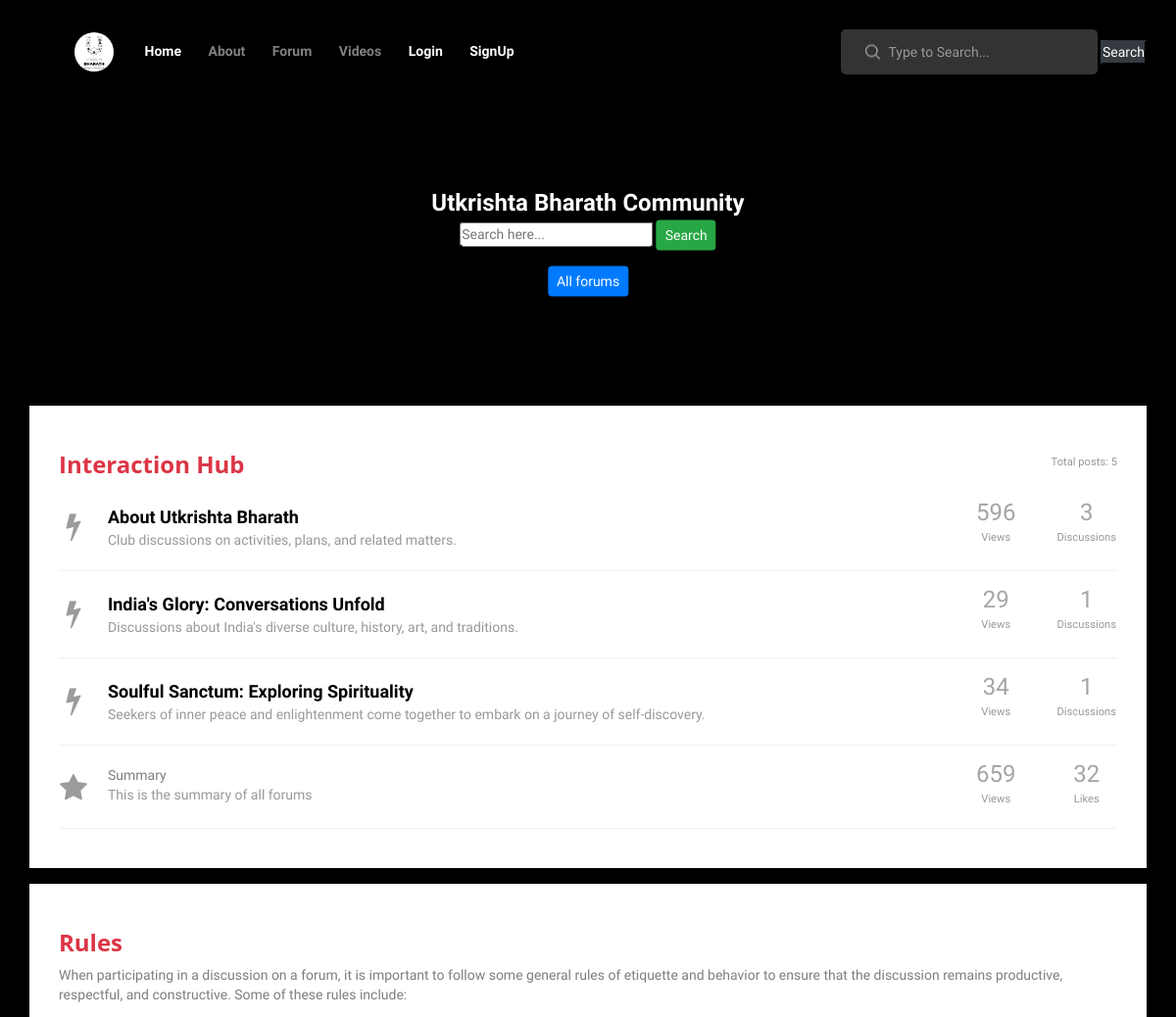
Before: /forum/ (upper part) with the older database file.
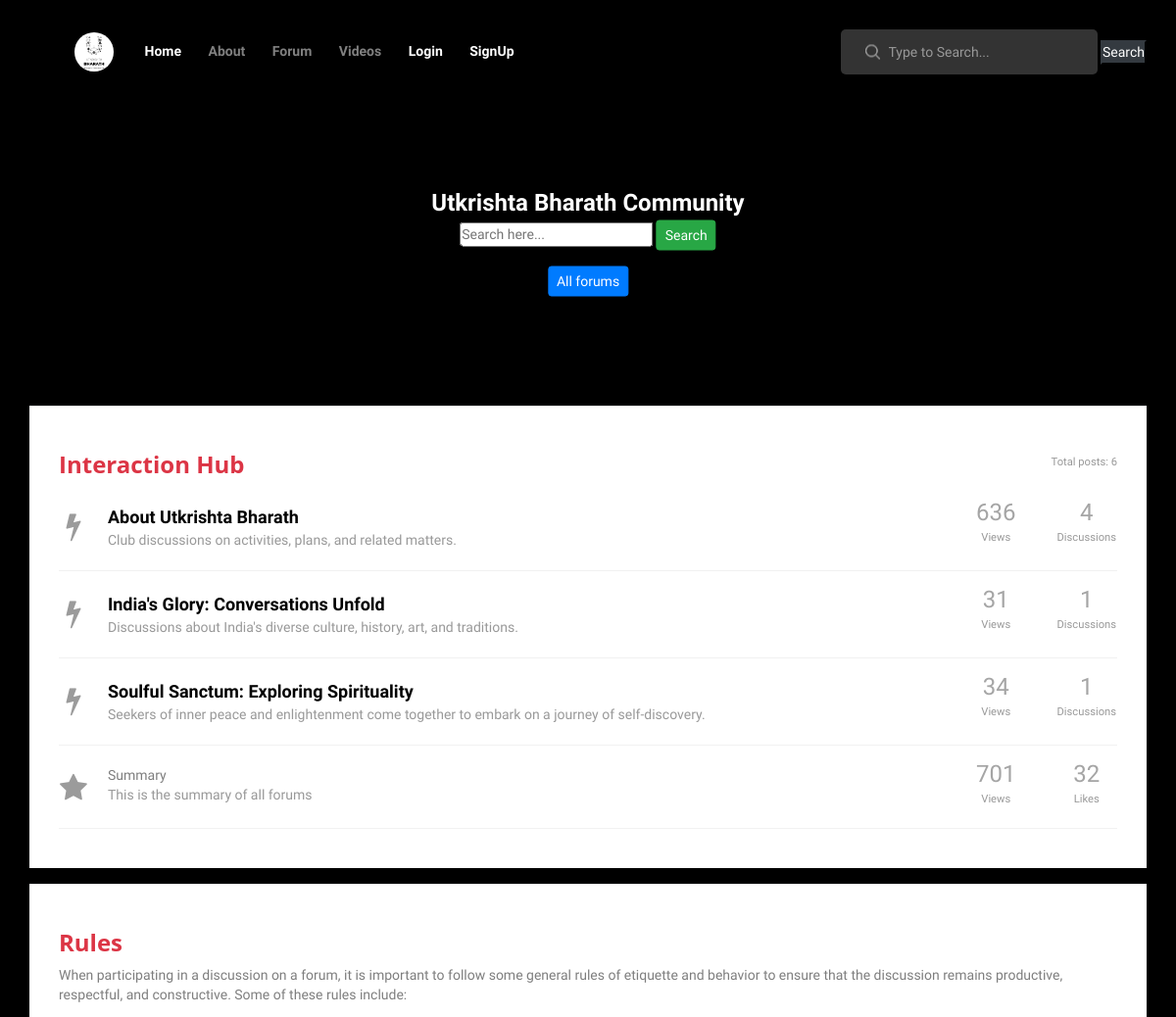
After: the same page with the newer database file.
### forum/models.py (models this page shows, shortened)
class Topic(models.Model):
    title = models.CharField(max_length=50)
    description = models.CharField(max_length=100)
    def __str__(self):
        return self.title
    def total_posts(self):
        return self.posts.count()
    def total_views(self):
        a = sum(post.views for post in self.posts.all())
        value = str(a)
        if value.isdigit():
            value_int = int(value)
            if value_int > 1000000:
                value = "%.1f%s" % (value_int/1000000.00, 'M')
            else:
                if value_int > 1000:
                    value = "%.1f%s" % (value_int/1000.0, 'k')
        return value

class Post(models.Model):
    author = models.ForeignKey(User, on_delete=models.CASCADE, null=True)
    topic = models.ForeignKey(Topic, on_delete=models.CASCADE, null=True,related_name='posts')
    timestamp = models.DateTimeField(default=timezone.now)
    title = models.CharField(max_length=200, default='untitled')
    likes = models.ManyToManyField(User, related_name='forum_post')
    body = models.TextField()
    views = models.PositiveIntegerField(default=0)
    likes_count = models.PositiveIntegerField(default=0)

### forum/views.py (the view)
# urls.py: path('forum/', TopicListView.as_view(), name='forum-index'),
class TopicListView(ListView):
    model = Topic
    template_name = 'forum/index.html'
    context_object_name = 'topics'
    def get_queryset(self):
        queryset = super().get_queryset()
        print('index',queryset)
        search_input = self.request.GET.get('search-area') or ''
        if search_input:
            queryset = queryset.filter(title__icontains=search_input)
        return queryset
    def get_context_data(self, **kwargs):
        context = super().get_context_data(**kwargs)
        context['search_input'] = self.request.GET.get('search-area') or ''
        total_views = Post.objects.aggregate(Sum('views'))['views__sum']
        Post.objects.annotate(total_views=Sum('views'))
        value = str(total_views)
        if value.isdigit():
            value_int = int(value)
            if value_int > 1000000:
                value = "%.1f%s" % (value_int/1000000.00, 'M')
            else:
                if value_int > 1000:
                    value = "%.1f%s" % (value_int/1000.0, 'k')
        context['total_views'] = value
        total_posts = Post.objects.count()
        context['total_posts'] = total_posts
        total_likes = Post.objects.aggregate(Sum('likes'))['likes__sum']
        context['total_likes'] = total_likes
        return context

### forum/templates/forum/index.html (shortened to what this page needs)
{% extends "base/base.html" %}{%block title%} Forum | Utkrishta Bharath | Come and Discuss to make Bharath Utkrishta {%endblock%}
{% block content %}
<div class="home ard">
    <div class="home_content">
        <div class="post_title">Utkrishta Bharath Community</div>
        <form action="" method="GET">
            <input class="" type="text" id="" name="search-area" placeholder="Search here...">
            <button type="submit" class="btn btn-success btn-sm">Search</button>
        </form>
        <div class="px-4 pt-3">
            <a class="btn btn-primary btn-sm" href="{% url 'forum:forum-index' %}">All forums</a>
        </div>
    </div>
</div>
<link href="https://maxcdn.bootstrapcdn.com/font-awesome/4.3.0/css/font-awesome.min.css" rel="stylesheet">
<div class="container">
    <div class="row">
        <div class="col-lg-12">
            <div class="wrapper wrapper-content animated fadeInRight">
                <div class="ibox-content forum-container">
                    <div class="forum-title">
                        <div class="pull-right forum-desc">
                            <small>Total posts: {{ total_posts }}</small>
                        </div>
                        <h3 class="text-danger"><b>Interaction Hub</b></h3>
                    </div>
                    {% for topic in topics %}
                    <div class="forum-item">
                        <div class="row">
                            <div class="col-md-10">
                                <div class="forum-icon">
                                    <i class="fa fa-bolt"></i>
                                </div>
                                <a href="{% url 'forum:topic-detail' topic.id %}" class="forum-item-title"
                                    style="hover:rgba(0,0,0,0.5);">{{ topic.title }}</a>
                                <div class="forum-sub-title">{{ topic.description }}</div>
                            </div>
                            <div class="col-md-1 forum-info">
                                <span class="views-number">
                                    {{ topic.total_views }}
                                </span>
                                <div>
                                    <small>Views</small>
                                </div>
                            </div>
                            <div class="col-md-1 forum-info">
                                <span class="views-number">
                                    {{ topic.total_posts }}
                                </span>
                                <div>
                                    <small>Discussions</small>
                                </div>
                            </div>
                        </div>
                    </div>
                    {% endfor %}
                    <div class="forum-item">
                        <div class="row">
                            <div class="col-md-10">
                                <div class="forum-icon">
                                    <i class="fa fa-star"></i>
                                </div>
                                <p class="forum-item-title">Summary</p>
                                <div class="forum-sub-title">This is the summary of all forums</div>
                            </div>
                            <div class="col-md-1 forum-info">
                                <span class="views-number">
                                    {{ total_views }}
                                </span>
                                <div>
                                    <small>Views</small>
                                </div>
                            </div>
                            <div class="col-md-1 forum-info">
                                <span class="views-number">
                                    {{ total_likes }}
                                </span>
                                <div>
                                    <small>Likes</small>
                                </div>
                            </div>
                        </div>
                    </div>
                </div>
            </div>
        </div>
    </div>
</div>
<div class="container mt-3">
    <div class="row">
        <div class="col-lg-12">
            <div class="wrapper wrapper-content animated fadeInRight">
                <div class="ibox-content forum-container">
                    <div class="forum-title">
                        <h3 class="text-danger"><b>Rules</b></h3>
                        <p>When participating in a discussion on a forum, it is important to follow some general rules
                            of etiquette and behavior to ensure that the discussion remains productive, respectful, and
                            constructive. Some of these rules include:</p>
                    </div>
                </div>
            </div>
        </div>
    </div>
</div>
{% endblock content %}

### templates/base/base.html (shortened to what this page needs)
<!DOCTYPE html>{% load static %}
<html lang="en">
<head>
    <link rel="stylesheet" type="text/css" href="{% static 'styles/bootstrap4/bootstrap.min.css' %}">
    <link rel="stylesheet" type="text/css" href="{% static 'styles/post.css'%}">
    <link rel="stylesheet" type="text/css" href="{% static 'styles/post_responsive.css'%}">
    <link href="{% static 'plugins/font-awesome-4.7.0/css/font-awesome.min.css' %}" rel="stylesheet" type="text/css">
    <link rel="stylesheet" type="text/css" href="{% static 'plugins/OwlCarousel2-2.2.1/owl.carousel.css'%}">
    <link rel="stylesheet" type="text/css" href="{% static 'plugins/OwlCarousel2-2.2.1/owl.theme.default.css'%}">
    <link rel="stylesheet" type="text/css" href="{% static 'plugins/OwlCarousel2-2.2.1/animate.css'%}">
    <link rel="stylesheet" type="text/css" href="{% static 'styles/main_styles.css' %}">
    <link rel="stylesheet" type="text/css" href="{% static 'styles/responsive.css' %}">
</head>
<body onscroll="showScrollUp()" onload="setupScrollProgress()" style="background: black;">
    <div class="super_container">
        {% include 'base/header.html' %} {%block content%} {%endblock%} {% include 'base/footer.html' %}
    </div>
</body>
</html>

### templates/base/header.html (shortened to what this page needs)
<header class="header">
    <link rel="stylesheet" href="../../static/styles/header.css">
    {% load static %}
    <div class="container">
        <div class="row">
            <div class="col">
                <div class="header_content d-flex flex-row align-items-center justify-content-start">
                    <nav class="main_nav">
                        <ul>
                            <li>
                                <a class="mr-1" href="/"><img style="width: 2.5rem; height:2.5rem; border-radius: 50%;" src="{% static 'images/ub.jpg' %}" alt=""></a>
                            </li>
                                <li class="active"><a href="/">Home</a></li>
                                <li><a href="/about">About</a></li>
                            <li>
                                {% if user.is_authenticated %}
                                <a href="/forum">Forum</a>
                                {%else%}
                                <a href="/indirect-forum">Forum</a>
                                {% endif %}
                            </li>
                            {% if request.user.is_authenticated %}
                            <li><a href="/all_posts">Articles</a></li>
                            {% else %}
                            <li class=""><a href="/our_youtube_videos">Videos</a></li>
                            <li class="active"><a href="/login">Login</a></li>
                            <li class="active"><a href="/signup">SignUp</a></li>{% endif %}
                        </ul>
                    </nav>
                    <div class="search_container ml-auto">
                        <form method="get" action="/search">
                            <input type="search" class="header_search_input" required="required"
                                placeholder="Type to Search..." name="q" id="q">
                            <img class="header_search_icon" src="{% static 'images/search.png'%}" alt="">
                            <button type="submit" value="search" class="btn-dark headShake">Search</button>
                        </form>
                    </div>
                </div>
            </div>
        </div>
    </div>
</header>

### static/styles/post.css (style rules this page uses)
* { margin: 0; padding: 0; -webkit-font-smoothing: antialiased; -webkit-text-shadow: rgba(0,0,0,.01) 0 0 1px; text-shadow: rgba(0,0,0,.01) 0 0 1px; }
body { font-family: 'Work Sans', sans-serif; font-size: 14px; font-weight: 400; background: #f7f7f7; color: #a5a5a5; }
div { display: block; position: relative; -webkit-box-sizing: border-box; -moz-box-sizing: border-box; box-sizing: border-box; }
ul { list-style: none; margin-bottom: 0px; }
p { font-family: 'Work Sans', sans-serif; font-size: 14px; line-height: 1.45; font-weight: 500; color: rgba(0,0,0,0.5); -webkit-font-smoothing: antialiased; -webkit-text-shadow: rgba(0,0,0,.01) 0 0 1px; text-shadow: rgba(0,0,0,.01) 0 0 1px; }
p:last-of-type { margin-bottom: 0; }
a, a:hover, a:visited, a:active, a:link { text-decoration: none; -webkit-font-smoothing: antialiased; -webkit-text-shadow: rgba(0,0,0,.01) 0 0 1px; text-shadow: rgba(0,0,0,.01) 0 0 1px; }
h3 { font-size: 24px; }
h1, h2, h3, h4, h5, h6 { font-family: 'Open Sans', sans-serif; -webkit-font-smoothing: antialiased; -webkit-text-shadow: rgba(0,0,0,.01) 0 0 1px; text-shadow: rgba(0,0,0,.01) 0 0 1px; }
.super_container { width: 100%; overflow: hidden; }
.header { position: fixed; top: 0; left: 0; width: 100%; z-index: 100; -webkit-transition: all 200ms ease; -moz-transition: all 200ms ease; -ms-transition: all 200ms ease; -o-transition: all 200ms ease; transition: all 200ms ease; }
.header_content { height: 106px; -webkit-transition: all 200ms ease; -moz-transition: all 200ms ease; -ms-transition: all 200ms ease; -o-transition: all 200ms ease; transition: all 200ms ease; }
.main_nav { margin-left: 46px; }
.main_nav ul li { display: inline-block; }
.main_nav ul li:not(:last-child) { margin-right: 29px; }
.main_nav ul li a { font-family: 'Ubuntu', sans-serif; font-size: 14px; font-weight: 700; color: rgba(255,255,255,0.5); -webkit-transition: all 200ms ease; -moz-transition: all 200ms ease; -ms-transition: all 200ms ease; -o-transition: all 200ms ease; transition: all 200ms ease; }
.main_nav ul li a:hover, .main_nav ul li.active a { color: rgba(255,255,255,1); }
.search_container form { display: inline-block; position: relative; }
.header_search_input { display: inline-block; width: 262px; height: 46px; background: rgba(255,255,255,0.2); border: none; outline: none; border-radius: 5px; padding-left: 49px; color: #FFFFFF; }
.header_search_icon { position: absolute; top: 50%; left: 25px; -webkit-transform: translateY(-50%); -moz-transform: translateY(-50%); -ms-transform: translateY(-50%); -o-transform: translateY(-50%); transform: translateY(-50%); }
.home { width: 100%; height: 360px; }
.home_content { position: absolute; top: 59%; left: 50%; -webkit-transform: translate(-50%, -50%); -moz-transform: translate(-50%, -50%); -ms-transform: translate(-50%, -50%); -o-transform: translate(-50%, -50%); transform: translate(-50%, -50%); max-width: 743px; text-align: center; }
.post_title { font-size: 24px; color: #FFFFFF; font-weight: 600; margin-top: 19px; }

### forum/templates/forum/index.html (style rules this page uses)
body { background: rgb(0, 0, 0); }
.forum-item { margin: 10px 0; padding: 10px 0 20px; border-bottom: 1px solid #f1f1f1; }
.views-number { font-size: 24px; line-height: 18px; font-weight: 400; }
.forum-container, .forum-post-container { padding: 30px !important; }
.forum-item small { color: #999; }
.forum-item .forum-sub-title { color: #999; margin-left: 50px; }
.forum-title { margin: 15px 0 15px 0; }
.forum-info { text-align: center; }
.forum-desc { color: #999; }
.forum-icon { float: left; width: 30px; margin-right: 20px; text-align: center; }
a.forum-item-title { color: black; display: block; font-size: 18px; font-weight: 600; }
.forum-icon .fa { font-size: 30px; margin-top: 8px; color: #9b9b9b; }
.ibox-content { background-color: #ffffff; color: inherit; padding: 15px 20px 20px 20px; border-color: #e7eaec; border-image: none; border-style: solid solid none; border-width: 1px 0; }
.ard { background-color: black; height: 50vh; width: 100vw; margin-bottom: 14px; }

### templates/base/footer.html (style rules this page uses)
a { text-decoration: none; color: white; }

Changed rows visible on the page:
changed through a linked row, Topic "About Utkrishta Bharath": total_views "596" → "636"; total_posts "3" → "4"
changed through a linked row, Topic "India's Glory: Conversations Unfold": total_views "29" → "31"
Other visible differences:
{{ total_posts }}: "5" → "6"
{{ total_views }}: "659" → "701"
